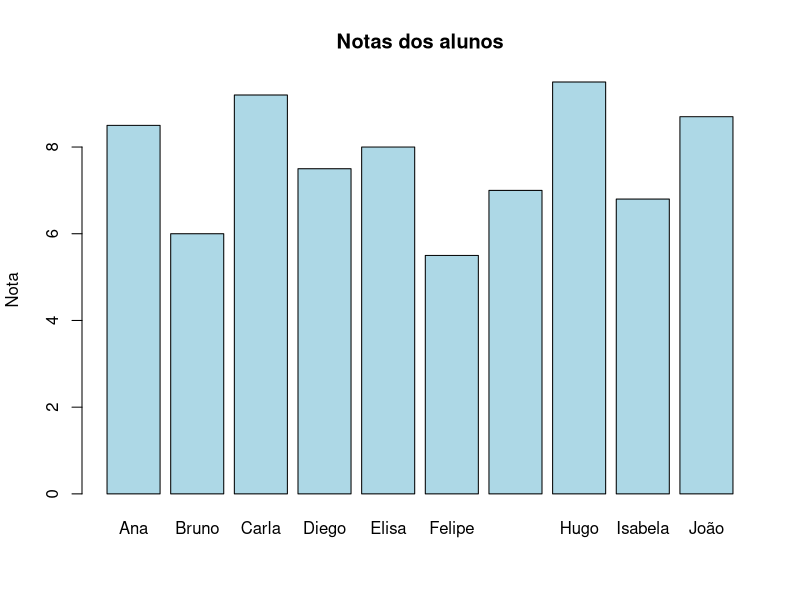

The R source for this figure:
### PRIMEIRO SCRIPT EM R ----

# Este arquivo apresenta alguns dos principais comandos
# para quem está começando a programar em R.

### Comentários ----

# O símbolo # inicia um comentário.
# Tudo o que vem depois dele na mesma linha é ignorado pelo R.
# Comentários são úteis para explicar o que o código faz.

### Operações básicas ----

# O R pode ser utilizado como uma calculadora.
# Soma
2 + 3
# Subtração
10 - 4
# Multiplicação
5 * 2
# Divisão
20 / 4
# Potência
2^3

# Também podemos combinar operações usando parênteses.
(10 + 5) * 2


### Objetos e atribuição de valores ----

# O operador <- atribui um valor a um objeto.
# Objetos são utilizados para armazenar informações.
nome <- "Ana"
idade <- 20
cidade <- "Belo Horizonte"
altura <- 1.60

# Para visualizar o conteúdo de um objeto, basta escrever seu nome.
nome
idade
cidade
altura

# Também podemos utilizar objetos em cálculos.
ano_nascimento <- 2026 - idade
ano_nascimento

# A função ls() lista todos os objetos criados na sessão atual.
ls()


### Tipos de dados ----

# Existem diferentes tipos de dados em R.
# numeric: números
numero <- 10.5
# character: textos (sempre entre aspas)
texto <- "OSUBH"
# logical: resultado de uma condição (TRUE ou FALSE)
maior_de_idade <- idade >= 18

# class() informa o tipo (classe) de um objeto.
numero
class(numero)
texto
class(texto)
maior_de_idade
class(maior_de_idade)


### Vetores ----

# Um vetor armazena vários valores do mesmo tipo.
# A função c() (combine) reúne vários valores em um único vetor.
nomes <- c(
  "Ana",
  "Bruno",
  "Carla",
  "Diego",
  "Elisa",
  "Felipe",
  "Gabriela",
  "Hugo",
  "Isabela",
  "João"
)
idades <- c(20, 22, 19, 25, 21, 23, 20, 24, 18, 22)
notas <- c(8.5, 6.0, 9.2, 7.5, 8.0, 5.5, 7.0, 9.5, 6.8, 8.7)

# Visualizando os vetores.
nomes
idades
notas

# length() informa quantos elementos existem no vetor.
length(nomes)

# Em R, a contagem das posições começa em 1 (e não em 0).
nomes[1]
nomes[2:4]
nomes[c(1, 5)]

# Também podemos realizar operações com todos os elementos do vetor.
notas + 1

# As funções recebem seus argumentos entre parênteses.
# Soma
sum(notas)
# Média
mean(notas)
# Mediana
median(notas)
# Mínimo
min(notas)
# Máximo
max(notas)
# Desvio-padrão
sd(notas)
# Resumo estatístico (mínimo, quartis, mediana, média e máximo)
summary(notas)


### Valores ausentes (NA) ----

# NA representa um valor ausente (missing value).
notas_com_na <- c(8.5, 6.0, NA, 7.5, 8.0)

# is.na() identifica quais posições possuem valores ausentes.
is.na(notas_com_na)

# na.rm = TRUE faz com que os valores ausentes sejam ignorados no cálculo.
mean(notas_com_na, na.rm = TRUE)


### Funções ----

# Funções executam tarefas e podem receber valores como argumentos.
# O R possui funções prontas, como mean(), e também permite criar funções.

# Esta função classifica a situação de um aluno a partir da sua nota.
verificar_situacao <- function(nota) {
  if (nota >= 7) {
    "Aprovado"
  } else {
    "Reprovado"
  }
}

# Para usar a função, fornecemos uma nota como argumento.
verificar_situacao(8.5)
verificar_situacao(6.0)


### Data frames (tabelas de dados) ----

# Até agora trabalhamos com vetores.
# Agora vamos reunir diferentes vetores em uma única tabela.

# Um data frame é uma tabela.
# Cada coluna representa uma variável e cada linha representa uma observação.

alunos <- data.frame(
  nome = nomes,
  idade = idades,
  nota = notas
)

# Visualizando a tabela.
alunos
View(alunos)

# Algumas funções úteis para conhecer uma base de dados.
# Primeiras linhas da tabela
head(alunos)
# Estrutura da tabela e o tipo de cada variável
str(alunos)
# Nome das colunas
names(alunos)
# Resumo descritivo da tabela
summary(alunos)

# O operador $ permite acessar uma coluna específica da tabela.
alunos$nome
alunos$nota

# Selecionando apenas a coluna "nome".
alunos[, "nome"]

# Selecionando apenas os alunos com nota maior ou igual a 7.
alunos[alunos$nota >= 7, ]

# Selecionando apenas os alunos com idade menor que 21 anos.
alunos[alunos$idade < 21, ]


### Gráfico básico ----

# O R permite criar diferentes tipos de gráficos.

barplot(
  # Valores representados pelas barras
  alunos$nota,
  # Nomes exibidos abaixo de cada barra
  names.arg = alunos$nome,
  # Cor das barras
  col = "lightblue",
  # Título do gráfico
  main = "Notas dos alunos",
  # Título do eixo Y
  ylab = "Nota"
)
